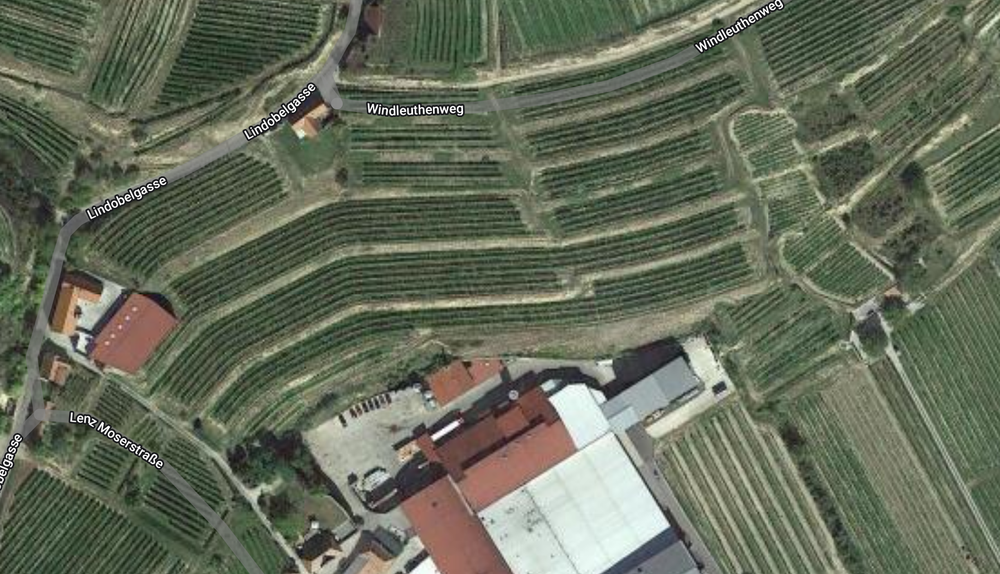
#> input picture Diplomarbeit_Anna/Python/filter_tutorial/images/field_1.png, 1000 x 574 px, shrunk from 1838 x 1055 before the run
$ python edge_detection_canny.py
#> lines starting #> are read from the running program, lines starting #| are printed output that depends on the picture
from skimage import io, filters, feature
import matplotlib.pyplot as plt
from skimage.color import rgb2gray
import cv2
import numpy as np


img = io.imread('images/field_1.png', 0)
#> img is the input picture: shape (574, 1000, 4); mean R, G, B, A 101.5, 108.3, 90, 255

#Canny
canny_edge = cv2.Canny(img, 100, 140)  #Supply Thresholds 1 and 2
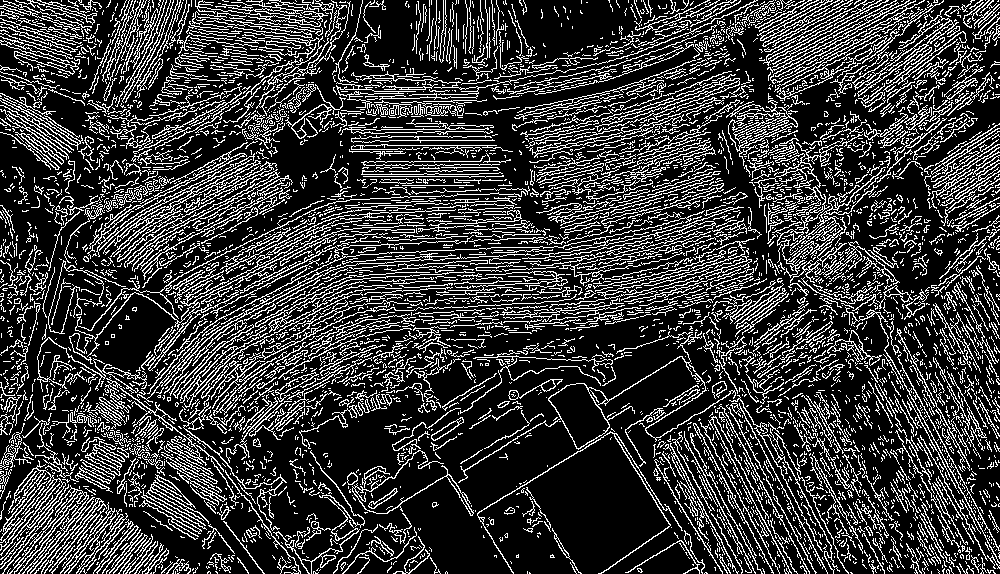
#> canny_edge: shape (574, 1000); 22.7% white in thin lines or dots

#Autocanny
# sigma = 0.3
# median = np.median(img)
#
# # apply automatic Canny edge detection using the computed median
# lower = int(max(0, (1.0 - sigma) * median))
# #Lower threshold is sigma % lower than median
#
# upper = int(min(255, (1.0 + sigma) * median))
# #Upper threshold is sigma% higher than median
# #If the value is below 0 then take 0 as the value
#
# auto_canny = cv2.Canny(img, lower, upper)
#
# plt.imshow(canny_edge, cmap="gray")
# plt.show()

plt.imshow(canny_edge, cmap="gray")
plt.show()

plt.imshow(img, cmap="gray")
plt.show()

$ run again, with Diplomarbeit_Anna/Python/filter_tutorial/images/field_2.png copied over Diplomarbeit_Anna/Python/filter_tutorial/images/field_1.png
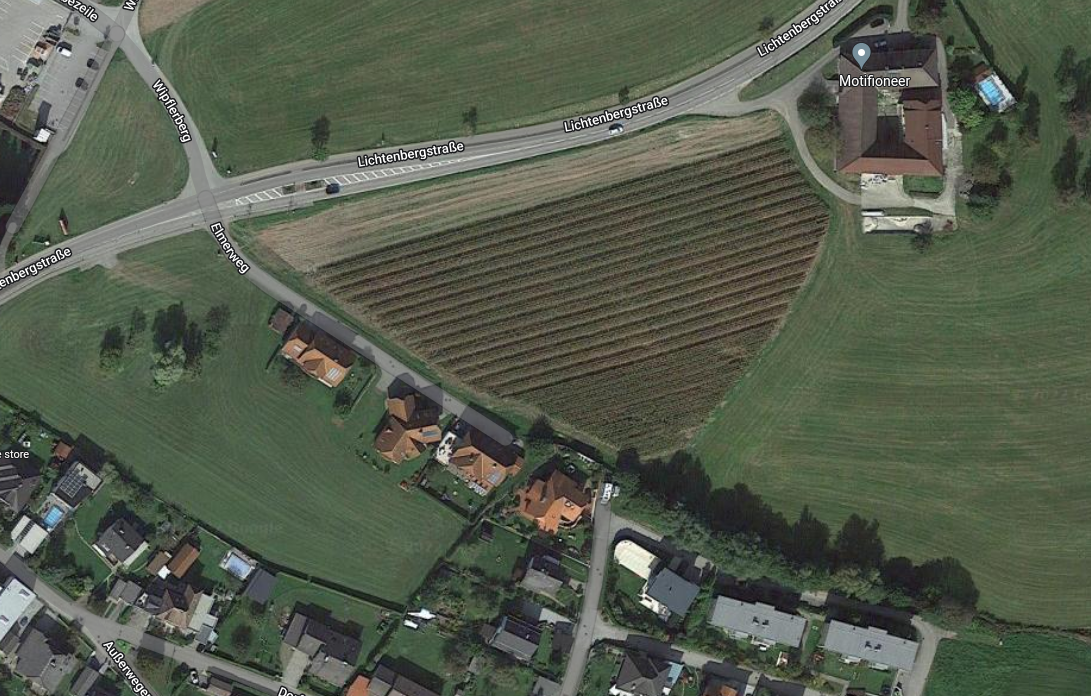
#> input picture Diplomarbeit_Anna/Python/filter_tutorial/images/field_2.png, 1091 x 696 px
#> img is the input picture: shape (696, 1091, 4); mean R, G, B, A 84.3, 91.9, 76.6, 255
#> `canny_edge = cv2.Canny(img, 100, 140)`:
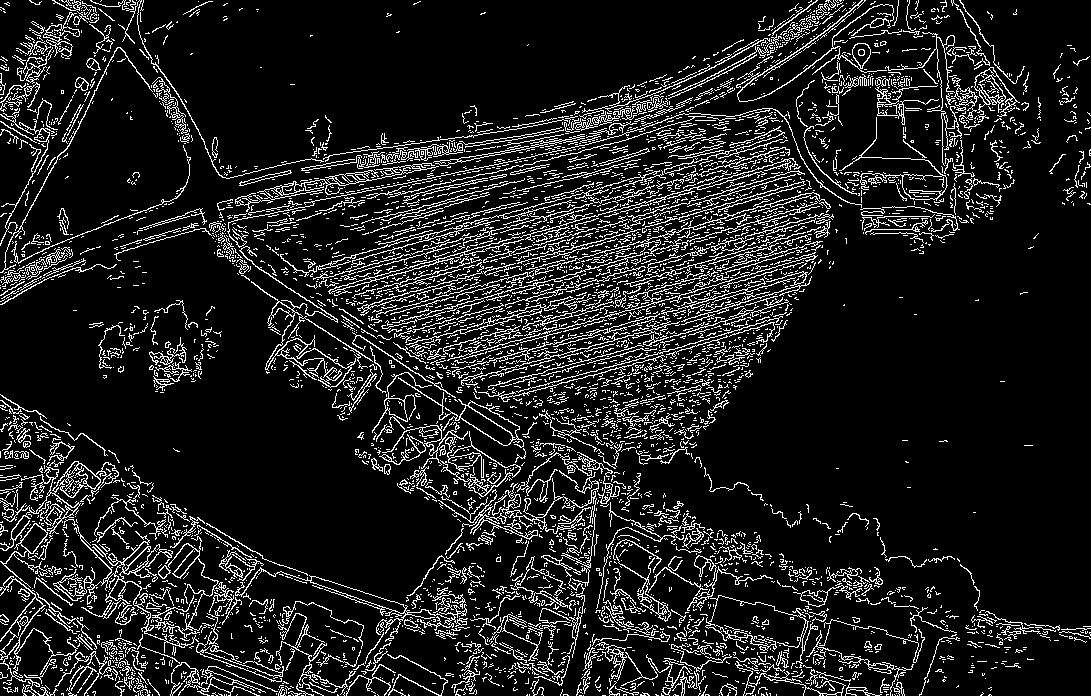
#> canny_edge: shape (696, 1091); 12% white in thin lines or dots
